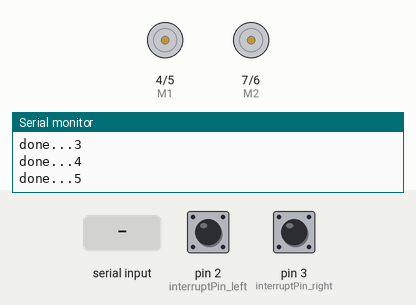
This sketch was run on a simulated Arduino Uno, built with avr-gcc and run on an emulated ATmega328P. Parts: direction and speed pins drawn as motors (green arrow = direction pin HIGH = forward, orange = LOW = backward, longer = more drive), the last lines printed to the serial monitor. The test bench sets the inputs (shaded band); at power-on: pin 2 (interruptPin_left) HIGH, pin 3 (interruptPin_right) HIGH.

Above: at 1.2 s.
1.3 s: "a" received over Serial
At 2.3 s:
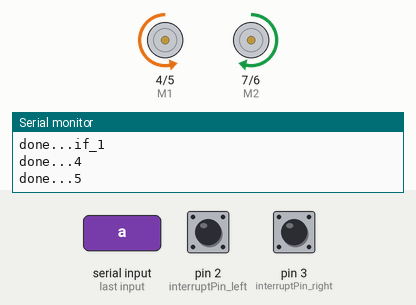
2.8 s: pin 2 (interruptPin_left) pulled LOW for 0.15 s
At 3.7 s:
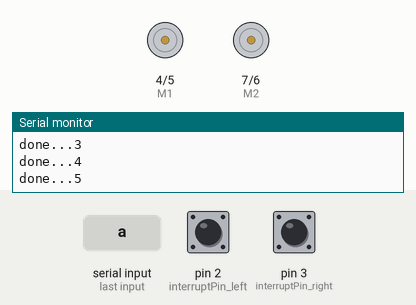
4.4 s: "d" received over Serial
At 5.2 s:
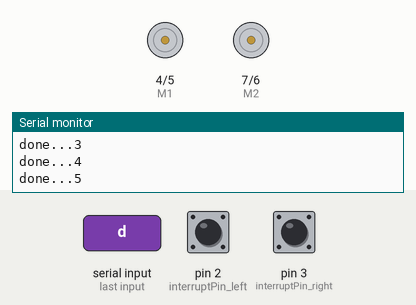
6.0 s: "x" received over Serial
Timing chart, 0 to 8.5 s (numbered marks = the images above; inputs shaded):
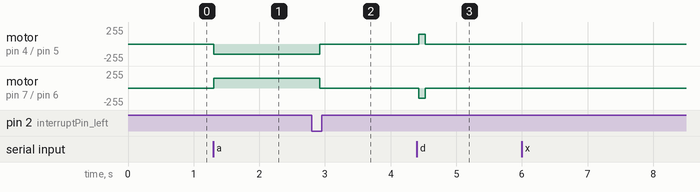

The sketch:

Improved_Control.ino
```cpp
// (licence header left out)
// For controlling wheels
int E1 = 5;   // Pin 5 = PWM control for Motor 2
int M1 = 4;   // Pin 4 = Direction control for Motor 2
int E2 = 6;   // Pin 6 = PWM control for Motor 1
int M2 = 7;   // Pin 7 = Direction control for Motor 1

// For parsing commands
String cmd = "";
char car_direction = 'x';
int car_degree = 0;
int car_speed = 0;
int is_cmd = 0;

// For recording distances (ISR)
const byte interruptPin_left = 2;
const byte interruptPin_right = 3;
volatile int state_left = 0;
volatile int state_right = 0;

void parse_cmd() {
  int i, j;
  int dist_digit, temp = 1;
  if (cmd.length() <= 0) {
    return;
  }
  dist_digit = cmd.length() - 2;
  for (i = 0; cmd[i] != '\0'; i++) {
    if (i == 0) {
      car_direction = cmd[i];
    } else if (i >= 2) {
      cmd[i] -= 48;
      for (j = 0; j < dist_digit - 1; j++) {
        temp *= 10;
      }
      temp *= int(cmd[i]);
      car_degree += temp;
      temp = 1;
      dist_digit--;
    }
  }
  Serial.println(car_direction);
  Serial.println(car_degree);
}

void change_left() {
  state_left++;
}

void change_right() {
  state_right++;
}

void setup() {
  Serial.begin(9600);

  for (int i = 4; i <= 7; i++) //Pin 4 to 7 are used
      pinMode(i, OUTPUT);

  pinMode(interruptPin_left, INPUT_PULLUP);
  pinMode(interruptPin_right, INPUT_PULLUP);
  attachInterrupt(digitalPinToInterrupt(interruptPin_left), change_left, CHANGE);
  attachInterrupt(digitalPinToInterrupt(interruptPin_right), change_right, CHANGE);
}

void loop() {
  while (Serial.available() > 0) {// Reveive the command as String
    cmd += char(Serial.read());
    delay(2);
  }

  parse_cmd();

  if (cmd.length() > 0) {
    Serial.println("done...1");
    is_cmd = 1;
    switch(car_direction) {
      case 'a':
        Serial.println("done...2_1");
        digitalWrite(M1, LOW);
        digitalWrite(M2, HIGH);
        car_speed = 150;
        break;
      case 'd':
        Serial.println("done...2_2");
        digitalWrite(M1, HIGH);
        digitalWrite(M2, LOW);
        car_speed = 150;
        break;
      case 'x':
        Serial.println("done...2_3");
        digitalWrite(M1, LOW);
        digitalWrite(M2, LOW);
        car_speed = 0;
        break;
      default:
        Serial.println("done...2_4");
        digitalWrite(M1, LOW);
        digitalWrite(M2, LOW);
        car_speed = 0;
        break;
    }
    cmd = "";
  }

  Serial.println("done...3");

  if (is_cmd == 1) {
    Serial.println("done...if_1");
    analogWrite(E1, car_speed);
    analogWrite(E2, car_speed);
  }


  Serial.println("done...4");

  if (is_cmd == 1 && ((state_left/384.0)*360.0 > car_degree || (state_right/384.0)*360.0 > car_degree)) {
    delay(100);
    Serial.println("done...if_2");
    analogWrite(E1, 0);
    analogWrite(E2, 0);
    car_direction = 0;
    car_speed = 0;
    car_degree = 0;
    state_left = 0;
    state_right = 0;
    is_cmd = 0;
  }
  Serial.println("done...5");
  delay(100);
}
```

Measured:
- after the input at 1.3 s, motor on pin 4 (M1) / pin 5 (E1): stopped → backward 150/255 at once; motor on pin 7 (M2) / pin 6 (E2): stopped → forward 150/255 at once
- after the input at 2.8 s, motor on pin 4 (M1) / pin 5 (E1): backward 150/255 → stopped after 0.12 s; motor on pin 7 (M2) / pin 6 (E2): forward 150/255 → stopped after 0.12 s
- after the input at 4.4 s, motor on pin 4 (M1) / pin 5 (E1): stopped → forward 150/255 at once, → stopped 0.10 s later; motor on pin 7 (M2) / pin 6 (E2): stopped → backward 150/255 at once, → stopped 0.10 s later
